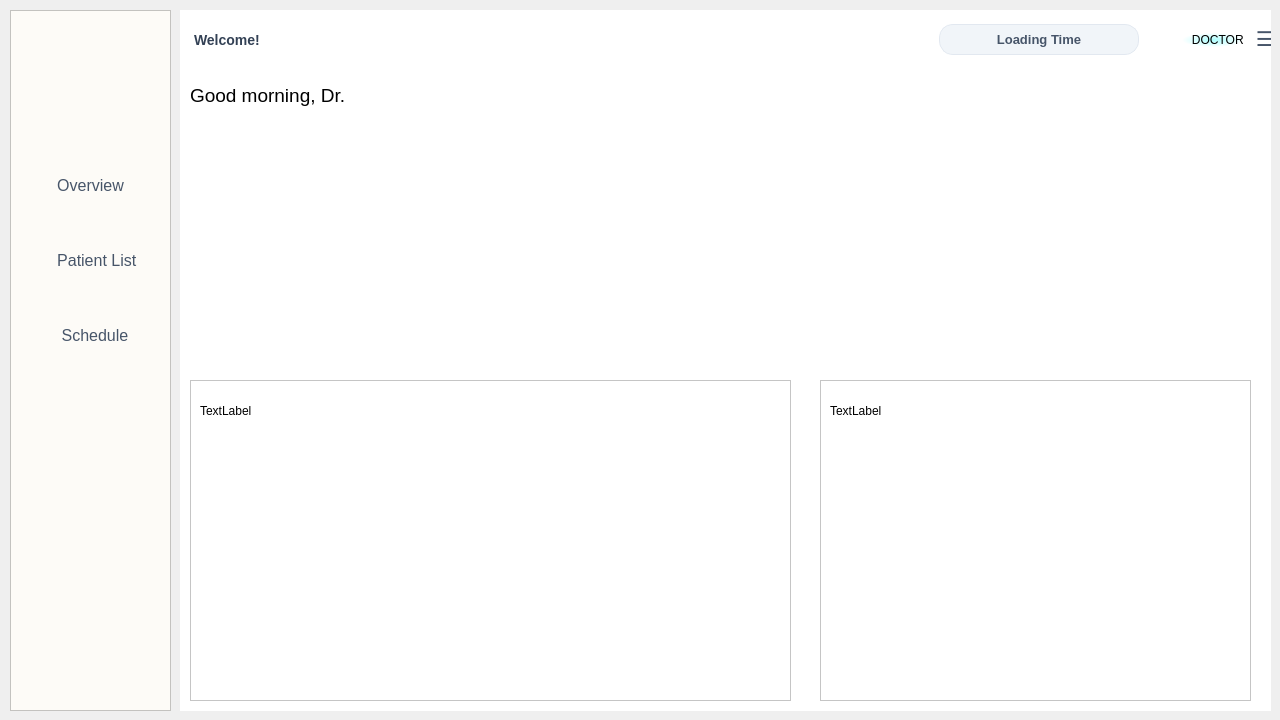
<?xml version="1.0" encoding="UTF-8"?>
<ui version="4.0">
 <class>doctorwindow</class>
 <widget class="QWidget" name="doctorwindow">
  <property name="geometry">
   <rect>
    <x>0</x>
    <y>0</y>
    <width>1280</width>
    <height>720</height>
   </rect>
  </property>
  <property name="font">
   <font>
    <pointsize>9</pointsize>
   </font>
  </property>
  <property name="windowTitle">
   <string>Form</string>
  </property>
  <property name="autoFillBackground">
   <bool>false</bool>
  </property>
  <property name="styleSheet">
   <string notr="true">/* 1. Sidebar Background - Light Beige */
QFrame#sidebarFrame {
    background-color: #FDFBF7; /* Soft, warm beige-white */
    border-right: 1px solid #e2e8f0;
}

/* 2. Navigation Buttons Styling */
QPushButton#overviewBtn, QPushButton#patientlistBtn, QPushButton#scheduleBtn {
    background-color: transparent;
    border-radius: 8px;
    padding: 10px 15px;
    color: #475569;
    font-family: &quot;Segoe UI&quot;, sans-serif;
    font-weight: 600;
    text-align: left;
    margin: 5px 10px;
}

/* Hover effect */
QPushButton#overviewBtn:hover, QPushButton#patientlistBtn:hover, QPushButton#scheduleBtn:hover{
    background-color: #f1ede6; /* Slightly darker beige on hover */
    color: #1e293b;
}

/* Active state for selected tab */
QPushButton#overviewBtn:checked, 
QPushButton#patientlistBtn:checked, 
QPushButton#scheduleBtn:checked {
    background-color: #e5e0d7; 
    color: #3f352a;
    border-left: 4px solid #3f352a;
}</string>
  </property>
  <widget class="QWidget" name="centralWidget" native="true">
   <property name="geometry">
    <rect>
     <x>180</x>
     <y>10</y>
     <width>1091</width>
     <height>701</height>
    </rect>
   </property>
   <property name="font">
    <font>
     <pointsize>14</pointsize>
    </font>
   </property>
   <property name="styleSheet">
    <string notr="true">background-color: #ffffff;</string>
   </property>
   <widget class="QWidget" name="topBarWidget" native="true">
    <property name="geometry">
     <rect>
      <x>0</x>
      <y>10</y>
      <width>1100</width>
      <height>40</height>
     </rect>
    </property>
    <property name="sizePolicy">
     <sizepolicy hsizetype="Fixed" vsizetype="Fixed">
      <horstretch>0</horstretch>
      <verstretch>0</verstretch>
     </sizepolicy>
    </property>
    <layout class="QHBoxLayout" name="horizontalLayout">
     <item>
      <widget class="QLabel" name="message">
       <property name="sizePolicy">
        <sizepolicy hsizetype="Fixed" vsizetype="Fixed">
         <horstretch>0</horstretch>
         <verstretch>0</verstretch>
        </sizepolicy>
       </property>
       <property name="font">
        <font>
         <family>Segoe UI</family>
         <pointsize>-1</pointsize>
         <fontweight>DemiBold</fontweight>
        </font>
       </property>
       <property name="styleSheet">
        <string notr="true">QLabel#message {
    color: #334155;                 /* Dark slate color ensures it is visible */
    font-family: &quot;Segoe UI&quot;, sans-serif;
    font-size: 14px;
    font-weight: 600;
    background-color: transparent;  /* Ensure it has no background color blocking it */
    padding: 0px 10px;              /* Breathing room */
}</string>
       </property>
       <property name="text">
        <string>Welcome!</string>
       </property>
      </widget>
     </item>
     <item>
      <spacer name="horizontalSpacer">
       <property name="orientation">
        <enum>Qt::Orientation::Horizontal</enum>
       </property>
       <property name="sizeHint" stdset="0">
        <size>
         <width>578</width>
         <height>18</height>
        </size>
       </property>
      </spacer>
     </item>
     <item>
      <widget class="QLabel" name="label_clock">
       <property name="sizePolicy">
        <sizepolicy hsizetype="Preferred" vsizetype="Fixed">
         <horstretch>0</horstretch>
         <verstretch>0</verstretch>
        </sizepolicy>
       </property>
       <property name="minimumSize">
        <size>
         <width>200</width>
         <height>31</height>
        </size>
       </property>
       <property name="maximumSize">
        <size>
         <width>200</width>
         <height>31</height>
        </size>
       </property>
       <property name="font">
        <font>
         <family>Segoe UI</family>
         <pointsize>-1</pointsize>
         <fontweight>DemiBold</fontweight>
        </font>
       </property>
       <property name="styleSheet">
        <string notr="true">QLabel#label_clock{
    background-color: #f1f5f9; /* Clean slate-gray box fill */
    border: 1px solid #e2e8f0;  /* Delicate border line */
    border-radius: 14px;        /* Smooth rounded pill edges */
    padding: 6px 16px;          /* Perfect breathing room around the text */
    
    /* Typography Style */
    color: #475569;             /* Crisp slate text color */
    font-family: &quot;Segoe UI&quot;, -apple-system, sans-serif;
    font-size: 13px;
    font-weight: 600;
}</string>
       </property>
       <property name="text">
        <string>Loading Time</string>
       </property>
       <property name="alignment">
        <set>Qt::AlignmentFlag::AlignCenter</set>
       </property>
      </widget>
     </item>
     <item>
      <widget class="QLabel" name="doctorImg">
       <property name="sizePolicy">
        <sizepolicy hsizetype="Preferred" vsizetype="Preferred">
         <horstretch>0</horstretch>
         <verstretch>0</verstretch>
        </sizepolicy>
       </property>
       <property name="minimumSize">
        <size>
         <width>31</width>
         <height>30</height>
        </size>
       </property>
       <property name="maximumSize">
        <size>
         <width>31</width>
         <height>30</height>
        </size>
       </property>
       <property name="text">
        <string/>
       </property>
       <property name="pixmap">
        <pixmap resource="resources.qrc">:/images/doctor.jpg</pixmap>
       </property>
       <property name="scaledContents">
        <bool>true</bool>
       </property>
       <property name="alignment">
        <set>Qt::AlignmentFlag::AlignCenter</set>
       </property>
      </widget>
     </item>
     <item>
      <widget class="QLabel" name="doctorLabel">
       <property name="sizePolicy">
        <sizepolicy hsizetype="Fixed" vsizetype="Fixed">
         <horstretch>0</horstretch>
         <verstretch>0</verstretch>
        </sizepolicy>
       </property>
       <property name="styleSheet">
        <string notr="true">
background-color: qradialgradient(spread:pad, cx:0.5, cy:0.5, radius:0.5, fx:0.5, fy:0.5, stop:0 rgba(170, 255, 255, 255), stop:1 rgba(255, 255, 255, 255));
border-radius: 16px;
font: 600 9pt &quot;Segoe UI&quot;;
color: #000000; </string>
       </property>
       <property name="text">
        <string>   DOCTOR</string>
       </property>
      </widget>
     </item>
     <item>
      <widget class="QPushButton" name="logoutBtn">
       <property name="sizePolicy">
        <sizepolicy hsizetype="Fixed" vsizetype="Fixed">
         <horstretch>0</horstretch>
         <verstretch>0</verstretch>
        </sizepolicy>
       </property>
       <property name="styleSheet">
        <string notr="true">/* Optimized 3-Bars Menu Button */
QPushButton#logoutBtn {
    background-color: transparent;
    color: #475569;             /* Slate text color */
    border: none;
    font-family: &quot;Segoe UI&quot;, sans-serif;
    font-size: 20px;            /* Bumps up the size of the bars */
    font-weight: bold;          /* Makes the bars look clean and solid */
    padding: 0px 6px;
    margin-bottom: 2px;         /* Keeps it perfectly vertically aligned with the text */
}

QPushButton#logoutBtn:hover {
    color: #0f172a;
    background-color: #e2e8f0;  /* Soft grey hover box */
    border-radius: 6px;
}

QPushButton::menu-indicator{
	image:none;
	width: 0 px;
	height:0 px;
}</string>
       </property>
       <property name="text">
        <string>☰</string>
       </property>
      </widget>
     </item>
    </layout>
   </widget>
   <widget class="QWidget" name="contentWidget" native="true">
    <property name="geometry">
     <rect>
      <x>0</x>
      <y>50</y>
      <width>1091</width>
      <height>651</height>
     </rect>
    </property>
    <widget class="QStackedWidget" name="stackedWidget">
     <property name="geometry">
      <rect>
       <x>0</x>
       <y>0</y>
       <width>1091</width>
       <height>651</height>
      </rect>
     </property>
     <widget class="QWidget" name="pageOverview">
      <widget class="QWidget" name="headerWidget" native="true">
       <property name="geometry">
        <rect>
         <x>10</x>
         <y>10</y>
         <width>411</width>
         <height>51</height>
        </rect>
       </property>
       <layout class="QHBoxLayout" name="horizontalLayout_2">
        <item>
         <widget class="QLabel" name="lblWelcome">
          <property name="font">
           <font>
            <pointsize>14</pointsize>
           </font>
          </property>
          <property name="styleSheet">
           <string notr="true">Q,Label#lblWelcome{
		background-color: transparent;
		font-size: 24 px;
		color: #334155;
}</string>
          </property>
          <property name="text">
           <string>Good morning, Dr. </string>
          </property>
         </widget>
        </item>
       </layout>
      </widget>
      <widget class="QWidget" name="statsContainer" native="true">
       <property name="geometry">
        <rect>
         <x>10</x>
         <y>90</y>
         <width>731</width>
         <height>201</height>
        </rect>
       </property>
      </widget>
      <widget class="QListWidget" name="patientListWidget">
       <property name="geometry">
        <rect>
         <x>10</x>
         <y>320</y>
         <width>601</width>
         <height>321</height>
        </rect>
       </property>
      </widget>
      <widget class="QTableWidget" name="appointmentsTable">
       <property name="geometry">
        <rect>
         <x>640</x>
         <y>320</y>
         <width>431</width>
         <height>321</height>
        </rect>
       </property>
      </widget>
      <widget class="QLabel" name="lblPatientsTitle">
       <property name="geometry">
        <rect>
         <x>20</x>
         <y>330</y>
         <width>321</width>
         <height>41</height>
        </rect>
       </property>
       <property name="text">
        <string>TextLabel</string>
       </property>
      </widget>
      <widget class="QLabel" name="lblAppointmentsTtitle">
       <property name="geometry">
        <rect>
         <x>650</x>
         <y>330</y>
         <width>311</width>
         <height>41</height>
        </rect>
       </property>
       <property name="text">
        <string>TextLabel</string>
       </property>
      </widget>
     </widget>
     <widget class="QWidget" name="pagePatient"/>
     <widget class="QWidget" name="pageScheduling"/>
    </widget>
   </widget>
  </widget>
  <widget class="QFrame" name="sideBarFrame">
   <property name="geometry">
    <rect>
     <x>10</x>
     <y>10</y>
     <width>161</width>
     <height>701</height>
    </rect>
   </property>
   <property name="styleSheet">
    <string notr="true">/* 1. Sidebar Frame Styling */
QFrame#sideBarFrame {
    background-color: #FDFBF7; 
    border-right: 1px solid #e2e8f0;
}

/* 2. Target your specific buttons by object name regardless of hierarchy */
#overviewBtn,#patientlistBtn, #scheduleBtn {
    background-color: transparent;
    border: none;
    text-align: left;
    padding-left: 15px;
    font-weight: normal;
}

/* 3. Hover State */
#overviewBtn:hover, #patientlistBtn:hover, #scheduleBtn:hover {
    background-color: #f1f5f9; 
    border-radius: 10px;
}

/* 4. Active / Checked State */
#overviewBtn:checked, 
#patientlistBtn:checked, 
#scheduleBtn:checked {
    background-color: qlineargradient(spread:pad, x1:0, y1:0, x2:1, y2:0, stop:0 #ccffff, stop:1 #ffffff);
    border-radius: 10px;
    font-weight: bold;
}</string>
   </property>
   <property name="frameShape">
    <enum>QFrame::Shape::StyledPanel</enum>
   </property>
   <property name="frameShadow">
    <enum>QFrame::Shadow::Raised</enum>
   </property>
   <widget class="QPushButton" name="scheduleBtn">
    <property name="geometry">
     <rect>
      <x>0</x>
      <y>300</y>
      <width>161</width>
      <height>51</height>
     </rect>
    </property>
    <property name="font">
     <font>
      <family>Segoe UI</family>
      <pointsize>12</pointsize>
      <bold>false</bold>
     </font>
    </property>
    <property name="text">
     <string>      Schedule</string>
    </property>
   </widget>
   <widget class="QLabel" name="logoLabel">
    <property name="geometry">
     <rect>
      <x>20</x>
      <y>10</y>
      <width>131</width>
      <height>131</height>
     </rect>
    </property>
    <property name="text">
     <string/>
    </property>
    <property name="pixmap">
     <pixmap resource="resources.qrc">:/images/axonimg.png</pixmap>
    </property>
    <property name="scaledContents">
     <bool>true</bool>
    </property>
   </widget>
   <widget class="QPushButton" name="overviewBtn">
    <property name="geometry">
     <rect>
      <x>0</x>
      <y>150</y>
      <width>161</width>
      <height>51</height>
     </rect>
    </property>
    <property name="font">
     <font>
      <family>Segoe UI</family>
      <pointsize>12</pointsize>
      <bold>false</bold>
     </font>
    </property>
    <property name="text">
     <string>     Overview</string>
    </property>
   </widget>
   <widget class="QPushButton" name="patientlistBtn">
    <property name="geometry">
     <rect>
      <x>0</x>
      <y>220</y>
      <width>161</width>
      <height>61</height>
     </rect>
    </property>
    <property name="font">
     <font>
      <family>Segoe UI</family>
      <pointsize>12</pointsize>
      <bold>false</bold>
     </font>
    </property>
    <property name="text">
     <string>     Patient List</string>
    </property>
   </widget>
  </widget>
 </widget>
 <resources>
  <include location="resources.qrc"/>
 </resources>
 <connections/>
</ui>
